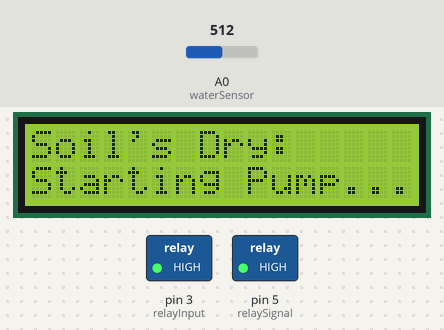
The sketch below on a simulated Arduino Uno, built with avr-gcc and run on an emulated ATmega328P. Shown: 16×2 character LCD, switched loads named in the sketch (green lamp = pin HIGH). Inputs (shaded band) come from the test bench; at power-on: A0 (waterSensor) = 512. Pins used as bus, display or sensor lines are not drawn; what the sketch prints to the serial monitor is not drawn.

Above: at 0.8 s.
At 123.4 s:
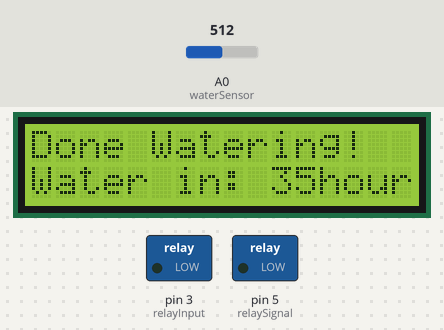
Timing chart, 0 to 124.9 s (numbered marks = the images above):
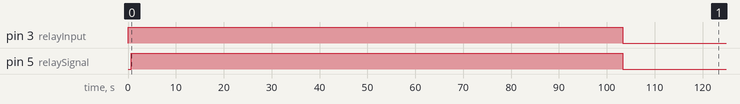

The sketch:

Automated-Watering-System.v1.ino
```cpp
#include <Wire.h>
#include <LiquidCrystal_I2C.h>

// Define pin assignments and thresholds
#define waterSensor A0 // This is setting the input pin for the Capacitive Moisture Sensor v1.2
int relaySignal = 5;
int THRESHOLD = 420; // This is +20 over the value 400 for error which represents the minimum value it takes for the soil to get moist and turn the pump off
int voltageSensor = 8; // This is the input voltage for the sensor to recieve 5VDC to turn on and start getting input
int relayInput = 3; // This setting up the 5VDC input from the Arduino to the relay
unsigned long startTime; // This initiates the millis(); function that starts the 36 hour timer for the intervals between watering cycles

// Initialize the LCD
LiquidCrystal_I2C lcd(0x27, 16, 2); // The 0x27 is used for allocating the RAM storage for the lcd model to use, while the 16 is represented as the number of characters in a row by 2 rows

void setup() {
  // Set up serial communication
  Serial.begin(9600); // This iniates the Baud Rate (bps) at 9600

  // Set pin modes
  pinMode(waterSensor, INPUT); // This sets the pin A0 as the input pin for the Capacitive Moisture Sensor
  pinMode(voltageSensor, OUTPUT); // The Capacitive Moisture Sensor's source of power is from the digital pin 8
  pinMode(relaySignal, OUTPUT); // This is setting digital pin 5 as the 5VDC output for the relay signal to be powered
  pinMode(relayInput, OUTPUT); // This sets the digital pin 3 as the output for the relay's power

  // Initialize the LCD and turn on the backlight
  lcd.init();
  lcd.backlight();

  // Clear the LCD screen and set voltage sensor pin to low
  lcd.clear();
  digitalWrite(voltageSensor, LOW);
}

void loop() {
  int i; // This sets the for value i as an integer

  // Turn on the voltage sensor and the relay input
  digitalWrite(voltageSensor, HIGH);
  digitalWrite(relayInput, HIGH);
  delay(10);

  // Clear the LCD screen and set the cursor position to 0,0
  lcd.clear();
  lcd.setCursor(0, 0); // This initializes the LCD's cursor at column zero, row zero

  // Check the water sensor 5 times with 500ms intervals
  for (i=0; i < 5; i++){
    delay(500);
    int value = analogRead(waterSensor);

    // If the soil is dry, turn on the pump for 20 seconds
    if (value > THRESHOLD) {
      lcd.print("Soil's Dry: ");
      Serial.println("Soil's Dry: \n");
      delay(100);
      lcd.setCursor(0,1);
      lcd.print("Starting Pump...");
      Serial.println("Starting Pump...\n");
      delay(10);
      digitalWrite(relaySignal,HIGH); // This allows the pump to recieve the 5VDC to operate by passing the 120VAC to the 5VDC power inverter
      delay(20000);
    }

    // If the soil is moist, turn off the pump and exit the loop
    else {
      lcd.print("Soil's Moist: ");
      Serial.println("Soil's Moist: \n");
      delay(100);
      lcd.setCursor(0,1);
      lcd.print("Turning Pump off...");
      delay(5000);
      Serial.println("Turning Pump off...\n");
      delay(10);
      digitalWrite(relaySignal,LOW);
      delay(100);
      break;
    }
  }

  // Display "Done Watering!" on the LCD
  lcd.clear();
  delay(10);

  // Turn off the voltage sensor, relay signal, and relay input
  digitalWrite(voltageSensor,LOW);
  delay(10);
  digitalWrite(relaySignal, LOW);
  delay(10);
  digitalWrite(relayInput, LOW);
  delay(5);

  // Start a timer for 36 hours and display the time remaining on the LCD
  startTime = millis();
  while (millis() - startTime < 3600000UL * 36) {
    lcd.clear();
    delay(7500);
    lcd.setCursor(0,0);
    lcd.print("Done Watering!");
    lcd.setCursor(0, 1);
    lcd.print("Water in:"); // Prints to the lcd that the watering cycle will repeat in # amount of time
    lcd.setCursor(10, 1);
    lcd.print((3600000UL * 36 - (millis() - startTime)) / 3600000);
    lcd.print("hours");
    delay(5000);
  }

  // Clear the LCD screen after the timer ends
  lcd.clear();
}
```

Measured:
- by itself, pin 3 (relayInput): LOW → HIGH at 0.07 s, → LOW 103 s later
- by itself, pin 5 (relaySignal): LOW → HIGH at 0.72 s, → LOW 103 s later
- what the display in image 0 shows lasts 102.6 s, from 0.7 s to 103.3 s
